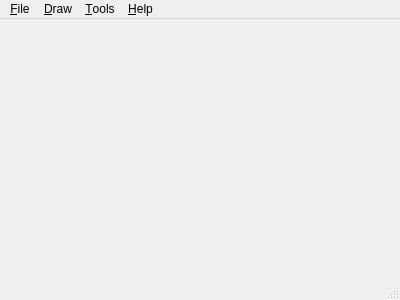
<?xml version="1.0" encoding="UTF-8"?>
<ui version="4.0">
 <class>MainWindow</class>
 <widget class="QMainWindow" name="MainWindow">
  <property name="geometry">
   <rect>
    <x>0</x>
    <y>0</y>
    <width>400</width>
    <height>300</height>
   </rect>
  </property>
  <property name="windowTitle">
   <string>MainWindow</string>
  </property>
  <widget class="QWidget" name="centralWidget">
   <widget class="QLabel" name="label">
    <property name="geometry">
     <rect>
      <x>0</x>
      <y>0</y>
      <width>91</width>
      <height>51</height>
     </rect>
    </property>
    <property name="text">
     <string/>
    </property>
   </widget>
  </widget>
  <widget class="QMenuBar" name="menuBar">
   <property name="geometry">
    <rect>
     <x>0</x>
     <y>0</y>
     <width>400</width>
     <height>17</height>
    </rect>
   </property>
   <widget class="QMenu" name="menu_Draw">
    <property name="title">
     <string>&amp;Draw</string>
    </property>
    <addaction name="action_DrawLine"/>
    <addaction name="action_DrawCircle"/>
    <addaction name="action_DrawEllipse"/>
    <addaction name="action_DrawRectangle"/>
    <addaction name="separator"/>
    <addaction name="actionPolygon"/>
    <addaction name="separator"/>
    <addaction name="action_Quadratic_B_zier_curves"/>
    <addaction name="action_Cubic_B_zier_curves"/>
   </widget>
   <widget class="QMenu" name="menu_Tool">
    <property name="title">
     <string>&amp;Tools</string>
    </property>
    <addaction name="action_Cut"/>
    <addaction name="actionColor"/>
    <addaction name="actionChange_Color"/>
    <addaction name="action_remove"/>
    <addaction name="separator"/>
    <addaction name="action_Undo"/>
    <addaction name="actionInitialize"/>
    <addaction name="actionCancel_All_States"/>
   </widget>
   <widget class="QMenu" name="menu_File">
    <property name="title">
     <string>&amp;File</string>
    </property>
    <addaction name="action_Save"/>
    <addaction name="separator"/>
    <addaction name="action_Load"/>
    <addaction name="separator"/>
    <addaction name="actionOpen3D"/>
   </widget>
   <widget class="QMenu" name="menu_Help">
    <property name="title">
     <string>&amp;Help</string>
    </property>
    <addaction name="actionHow_to_use"/>
   </widget>
   <addaction name="menu_File"/>
   <addaction name="menu_Draw"/>
   <addaction name="menu_Tool"/>
   <addaction name="menu_Help"/>
  </widget>
  <widget class="QStatusBar" name="statusBar"/>
  <action name="action_DrawLine">
   <property name="icon">
    <iconset resource="icons.qrc">
     <normaloff>:/new/images/icon/icons8-line-512.png</normaloff>:/new/images/icon/icons8-line-512.png</iconset>
   </property>
   <property name="text">
    <string>&amp;Line</string>
   </property>
  </action>
  <action name="action_DrawCircle">
   <property name="icon">
    <iconset resource="icons.qrc">
     <normaloff>:/new/images/icon/icons8-0-percent-32.png</normaloff>:/new/images/icon/icons8-0-percent-32.png</iconset>
   </property>
   <property name="text">
    <string>&amp;Circle</string>
   </property>
  </action>
  <action name="action_DrawEllipse">
   <property name="icon">
    <iconset resource="icons.qrc">
     <normaloff>:/new/images/icon/icons8-oval-32.png</normaloff>:/new/images/icon/icons8-oval-32.png</iconset>
   </property>
   <property name="text">
    <string>&amp;Ellipse</string>
   </property>
  </action>
  <action name="action_DrawRectangle">
   <property name="icon">
    <iconset resource="icons.qrc">
     <normaloff>:/new/images/icon/icons8-rectangular-32.png</normaloff>:/new/images/icon/icons8-rectangular-32.png</iconset>
   </property>
   <property name="text">
    <string>&amp;Rectangle</string>
   </property>
  </action>
  <action name="action_Undo">
   <property name="icon">
    <iconset resource="icons.qrc">
     <normaloff>:/new/images/icon/icons8-undo-32.png</normaloff>:/new/images/icon/icons8-undo-32.png</iconset>
   </property>
   <property name="text">
    <string>&amp;Undo</string>
   </property>
  </action>
  <action name="action_remove">
   <property name="icon">
    <iconset resource="icons.qrc">
     <normaloff>:/new/images/icon/icons8-erase-32.png</normaloff>:/new/images/icon/icons8-erase-32.png</iconset>
   </property>
   <property name="text">
    <string>&amp;Remove</string>
   </property>
  </action>
  <action name="actionColor">
   <property name="icon">
    <iconset resource="icons.qrc">
     <normaloff>:/new/images/icon/icons8-fill-color-32.png</normaloff>:/new/images/icon/icons8-fill-color-32.png</iconset>
   </property>
   <property name="text">
    <string>&amp;Fill Color</string>
   </property>
  </action>
  <action name="actionChange_Color">
   <property name="icon">
    <iconset resource="icons.qrc">
     <normaloff>:/new/images/icon/icons8-paint-palette-32.png</normaloff>:/new/images/icon/icons8-paint-palette-32.png</iconset>
   </property>
   <property name="text">
    <string>&amp;Change Color</string>
   </property>
  </action>
  <action name="actionPolygon">
   <property name="icon">
    <iconset resource="icons.qrc">
     <normaloff>:/new/images/icon/icons8-polygon-32.png</normaloff>:/new/images/icon/icons8-polygon-32.png</iconset>
   </property>
   <property name="text">
    <string>&amp;Polygon</string>
   </property>
  </action>
  <action name="action_Save">
   <property name="icon">
    <iconset resource="icons.qrc">
     <normaloff>:/new/images/icon/icons8-save-as-32.png</normaloff>:/new/images/icon/icons8-save-as-32.png</iconset>
   </property>
   <property name="text">
    <string>&amp;Save</string>
   </property>
  </action>
  <action name="action_Load">
   <property name="icon">
    <iconset resource="icons.qrc">
     <normaloff>:/new/images/icon/icons8-opened-folder-32.png</normaloff>:/new/images/icon/icons8-opened-folder-32.png</iconset>
   </property>
   <property name="text">
    <string>&amp;Load</string>
   </property>
  </action>
  <action name="action_Quadratic_B_zier_curves">
   <property name="icon">
    <iconset resource="icons.qrc">
     <normaloff>:/new/images/icon/Curved_line.png</normaloff>:/new/images/icon/Curved_line.png</iconset>
   </property>
   <property name="text">
    <string>&amp;Quadratic Bézier curves</string>
   </property>
  </action>
  <action name="action_Cubic_B_zier_curves">
   <property name="icon">
    <iconset resource="icons.qrc">
     <normaloff>:/new/images/icon/Curved_line.png</normaloff>:/new/images/icon/Curved_line.png</iconset>
   </property>
   <property name="text">
    <string>&amp;Cubic Bézier curves</string>
   </property>
  </action>
  <action name="action_Cut">
   <property name="icon">
    <iconset resource="icons.qrc">
     <normaloff>:/new/images/icon/icons8-scissors-32.png</normaloff>:/new/images/icon/icons8-scissors-32.png</iconset>
   </property>
   <property name="text">
    <string>&amp;Cut</string>
   </property>
  </action>
  <action name="actionOpen3D">
   <property name="icon">
    <iconset resource="icons.qrc">
     <normaloff>:/new/images/icon/icons8-3d-32.png</normaloff>:/new/images/icon/icons8-3d-32.png</iconset>
   </property>
   <property name="text">
    <string>&amp;Open3D</string>
   </property>
  </action>
  <action name="actionHow_to_use">
   <property name="icon">
    <iconset resource="icons.qrc">
     <normaloff>:/new/images/icon/icons8-question-mark-32.png</normaloff>:/new/images/icon/icons8-question-mark-32.png</iconset>
   </property>
   <property name="text">
    <string>&amp;How to use?</string>
   </property>
  </action>
  <action name="actionInitialize">
   <property name="icon">
    <iconset resource="icons.qrc">
     <normaloff>:/new/images/icon/icons8-broom-32.png</normaloff>:/new/images/icon/icons8-broom-32.png</iconset>
   </property>
   <property name="text">
    <string>&amp;Clear Board</string>
   </property>
  </action>
  <action name="actionCancel_All_States">
   <property name="icon">
    <iconset resource="icons.qrc">
     <normaloff>:/new/images/icon/icons8-cancel-32.png</normaloff>:/new/images/icon/icons8-cancel-32.png</iconset>
   </property>
   <property name="text">
    <string>&amp;Cancel All States</string>
   </property>
  </action>
 </widget>
 <layoutdefault spacing="6" margin="11"/>
 <resources>
  <include location="icons.qrc"/>
 </resources>
 <connections/>
</ui>
